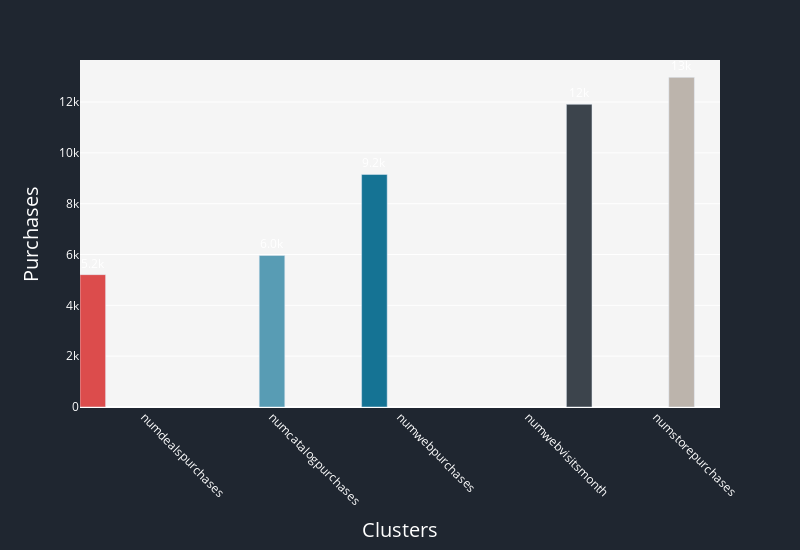

Here is the notebook cell this chart was saved with:
### Code cell
import plotly.express as px

# Assuming cluster_purchases is your DataFrame with cluster-wise purchases
fig = px.bar(x=cluster_purchases.index,
             y=cluster_purchases.values,
             color=cluster_purchases.index,
             color_discrete_sequence=['#dc4c4c', '#157394', '#589cb4', '#bcb4ac', '#3c444c'],
             labels={'x': 'Clusters', 'y': 'Purchases'},
             barmode='group',  # Set barmode to 'group' for grouped bars
             text=cluster_purchases.values,  # Display the values on top of bars
             height=550,  # Adjust the height of the graph
             width=800)  # Adjust the width of the graph

fig.update_xaxes(categoryorder='total ascending', tickangle=45, title_font=dict(size=18))  # Sort, angle, and format x-axis labels
fig.update_yaxes(title_font=dict(size=18))  # Format y-axis label
fig.update_layout(xaxis_title_font=dict(size=20), yaxis_title_font=dict(size=20), plot_bgcolor='#f5f5f5')  # Customize fonts and plot background
fig.update_traces(texttemplate='%{text:.2s}', textposition='outside', showlegend=False)  # Format text on bars and remove legend
fig.update_layout(bargap=0, bargroupgap=0)
fig.update_layout(paper_bgcolor='#1f2630',font_color='white')
fig.show()

### Figure 1 — Plotly figure (JSON) as saved in the notebook; plotly's stock layout.template omitted (floating-point values rounded to 4 significant figures)
{"data": [{"alignmentgroup": "True", "hovertemplate": "color=numdealspurchases<br>Clusters=%{x}<br>Purchases=%{y}<br>text=%{text}<extra></extra>", "legendgroup": "numdealspurchases", "marker": {"color": "#dc4c4c", "pattern": {"shape": ""}}, "name": "numdealspurchases", "offsetgroup": "numdealspurchases", "orientation": "v", "showlegend": false, "text": [5208], "textposition": "outside", "texttemplate": "%{text:.2s}", "type": "bar", "x": ["numdealspurchases"], "xaxis": "x", "y": [5208], "yaxis": "y"}, {"alignmentgroup": "True", "hovertemplate": "color=numwebpurchases<br>Clusters=%{x}<br>Purchases=%{y}<br>text=%{text}<extra></extra>", "legendgroup": "numwebpurchases", "marker": {"color": "#157394", "pattern": {"shape": ""}}, "name": "numwebpurchases", "offsetgroup": "numwebpurchases", "orientation": "v", "showlegend": false, "text": [9150], "textposition": "outside", "texttemplate": "%{text:.2s}", "type": "bar", "x": ["numwebpurchases"], "xaxis": "x", "y": [9150], "yaxis": "y"}, {"alignmentgroup": "True", "hovertemplate": "color=numcatalogpurchases<br>Clusters=%{x}<br>Purchases=%{y}<br>text=%{text}<extra></extra>", "legendgroup": "numcatalogpurchases", "marker": {"color": "#589cb4", "pattern": {"shape": ""}}, "name": "numcatalogpurchases", "offsetgroup": "numcatalogpurchases", "orientation": "v", "showlegend": false, "text": [5963], "textposition": "outside", "texttemplate": "%{text:.2s}", "type": "bar", "x": ["numcatalogpurchases"], "xaxis": "x", "y": [5963], "yaxis": "y"}, {"alignmentgroup": "True", "hovertemplate": "color=numstorepurchases<br>Clusters=%{x}<br>Purchases=%{y}<br>text=%{text}<extra></extra>", "legendgroup": "numstorepurchases", "marker": {"color": "#bcb4ac", "pattern": {"shape": ""}}, "name": "numstorepurchases", "offsetgroup": "numstorepurchases", "orientation": "v", "showlegend": false, "text": [12970], "textposition": "outside", "texttemplate": "%{text:.2s}", "type": "bar", "x": ["numstorepurchases"], "xaxis": "x", "y": [12970], "yaxis": "y"}, {"alignmentgroup": "True", "hovertemplate": "color=numwebvisitsmonth<br>Clusters=%{x}<br>Purchases=%{y}<br>text=%{text}<extra></extra>", "legendgroup": "numwebvisitsmonth", "marker": {"color": "#3c444c", "pattern": {"shape": ""}}, "name": "numwebvisitsmonth", "offsetgroup": "numwebvisitsmonth", "orientation": "v", "showlegend": false, "text": [11909], "textposition": "outside", "texttemplate": "%{text:.2s}", "type": "bar", "x": ["numwebvisitsmonth"], "xaxis": "x", "y": [11909], "yaxis": "y"}], "layout": {"bargap": 0, "bargroupgap": 0, "barmode": "group", "font": {"color": "white"}, "height": 550, "legend": {"title": {"text": "color"}, "tracegroupgap": 0}, "margin": {"t": 60}, "paper_bgcolor": "#1f2630", "plot_bgcolor": "#f5f5f5", "width": 800, "xaxis": {"anchor": "y", "categoryorder": "total ascending", "domain": [0, 1], "tickangle": 45, "title": {"font": {"size": 20}, "text": "Clusters"}}, "yaxis": {"anchor": "x", "domain": [0, 1], "title": {"font": {"size": 20}, "text": "Purchases"}}}}
